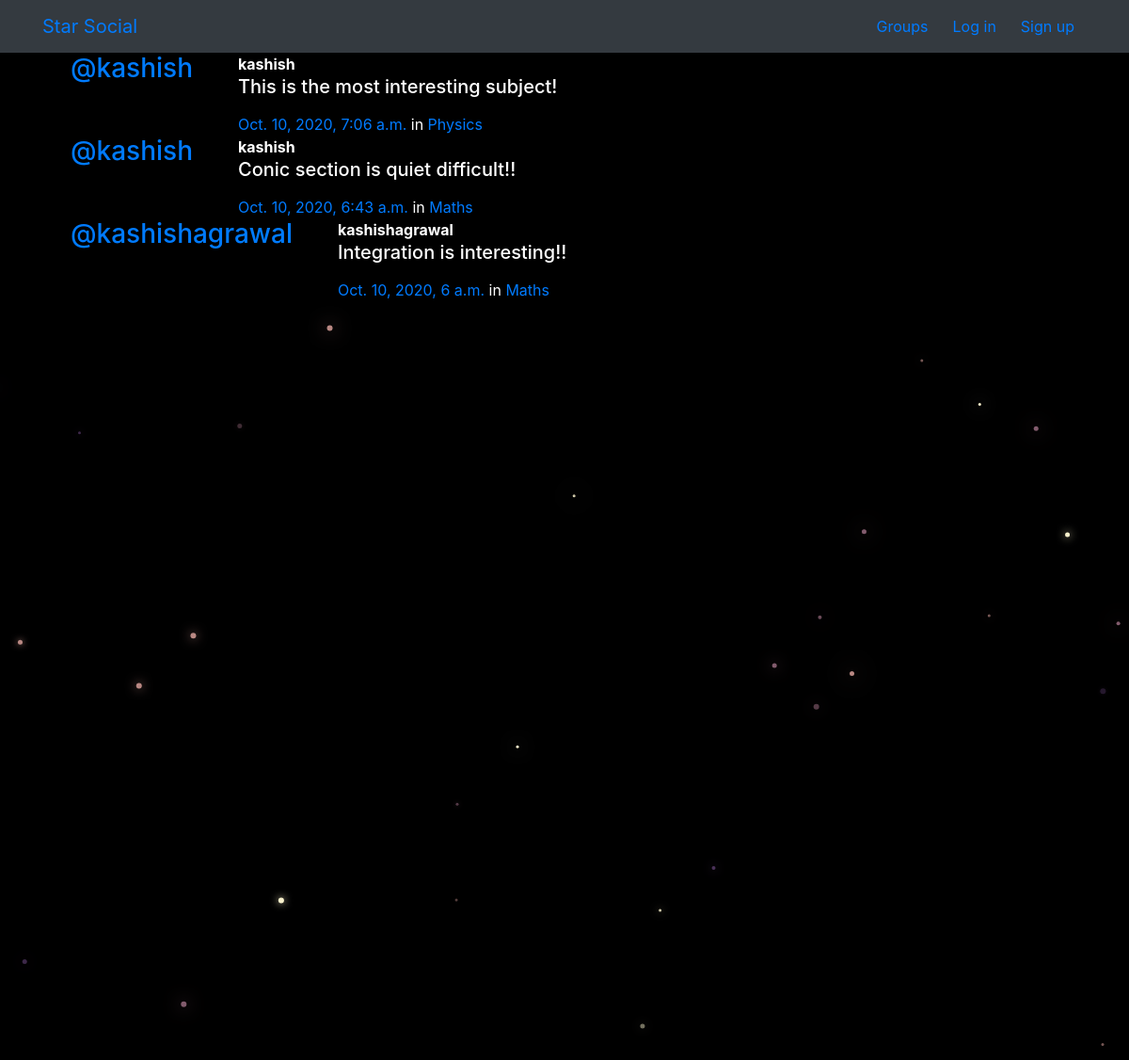
The page /posts on the database its author committed.
### posts/models.py (models this page shows, shortened)
class Post(models.Model):
    user = models.ForeignKey(User, related_name = 'posts', on_delete=models.CASCADE)
    created_at = models.DateTimeField(auto_now=True)
    message = models.TextField()
    message_html = models.TextField(editable=False)
    group = models.ForeignKey(Group, related_name = 'posts', null=True, blank=True, on_delete=models.CASCADE)
    class Meta:
        ordering = ["-created_at"]
        unique_together = ['user', 'message']

### groups/models.py (models this page shows, shortened)
class Group(models.Model):
    name = models.CharField(max_length=225, unique=True)
    slug = models.SlugField(allow_unicode=True, unique=True)
    description = models.TextField(blank=True, default='')
    description_html = models.TextField(editable=False, default='', blank=True)
    members = models.ManyToManyField(User, through='GroupMember')
    class Meta:
        ordering = ['name']

### posts/views.py (the view)
# urls.py: path('', views.PostList.as_view(), name = 'all'),
class PostList(SelectRelatedMixin, generic.ListView):
    model = models.Post
    select_related = ('user', 'group')

### posts/templates/posts/post_list.html (shortened to what this page needs)
{% extends "posts/post_base.html" %}
{% load humanize %}
{% block post_content %}
<div class="col-md-8">
    {% for post in post_list %}
    {% include "posts/_post.html" %}
    {% endfor %}
</div>
{% endblock %}

### posts/templates/posts/_post.html (shortened to what this page needs)
<div class="media">
    <h3 class="mr-5"><a href="{% url 'posts:for_user' username=post.user.username %}">@{{ post.user.username }}</a></h3>
    <div class="media-body">
        <strong>{{ post.user.username }}</strong>
        <h5>{{ post.message_html|safe }}</h5>
        <time class="time"><a href="{% url 'posts:single' username=post.user.username pk=post.pk %}">{{ post.created_at }}</a></time>
        {% if post.group %}
        <span class="group-name">in <a href="#">{{ post.group.name }}</a></span>
        {% endif %}
    </div>
</div>

### static/simplesocial/css/master.css (style rules this page uses)
body { margin: 0; overflow: hidden; background-color: black; color:white; }

### rows shown on the page
Post: user.username "kashish", message_html "This is the most interesting subject!", created_at "Oct. 10, 2020, 7:06 a.m.", group.name "Physics"
Post: user.username "kashish", message_html "Conic section is quiet difficult!!", created_at "Oct. 10, 2020, 6:43 a.m.", group.name "Maths"
Post: user.username "kashishagrawal", message_html "Integration is interesting!!", created_at "Oct. 10, 2020, 6 a.m.", group.name "Maths"
